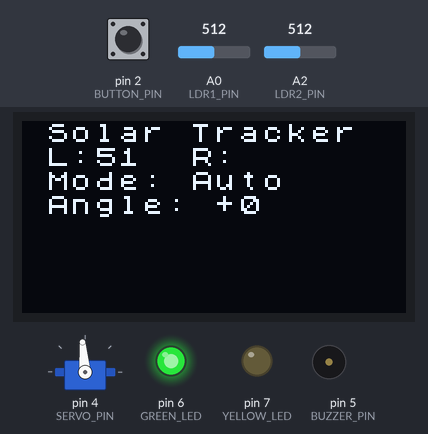
Bench run of a sketch on a simulated Arduino Uno, built with avr-gcc and run on an emulated ATmega328P. Shown: 128×64 one-colour display, servo, output pins drawn as LEDs (lit = HIGH), buzzer (waves = sounding, pin HIGH). The test bench sets the inputs (shaded band); at power-on: A0 (LDR1_PIN) = 512, A2 (LDR2_PIN) = 512, pin 2 (BUTTON_PIN) HIGH. What the sketch prints to the serial monitor is not drawn.

Above: at 2.7 s.
2.8 s: A0 (LDR1_PIN) set to 537
At 3.23 s:
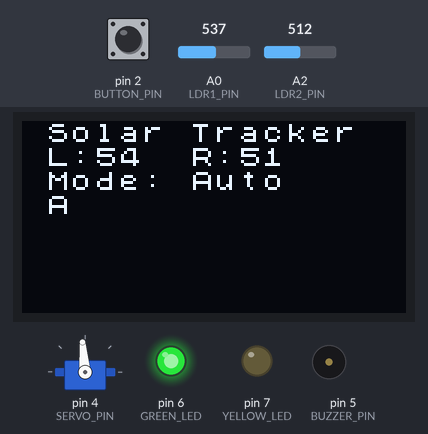
4.5 s: A0 (LDR1_PIN) set to 555
At 5.05 s:
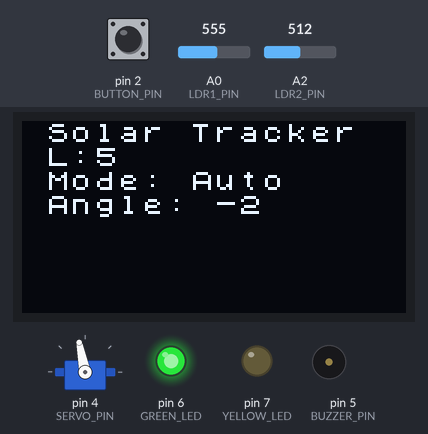
7.3 s: A2 (LDR2_PIN) set to 536
At 8.08 s:
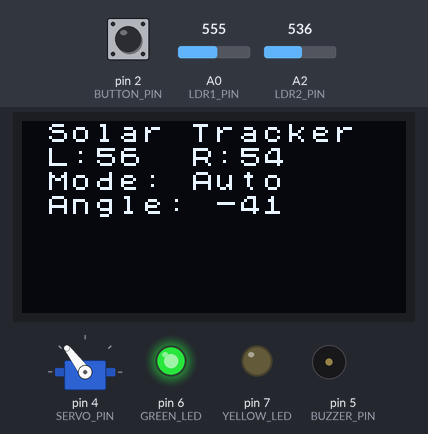
9.4 s: pin 2 (BUTTON_PIN) pulled LOW for 0.2 s
At 9.71 s:
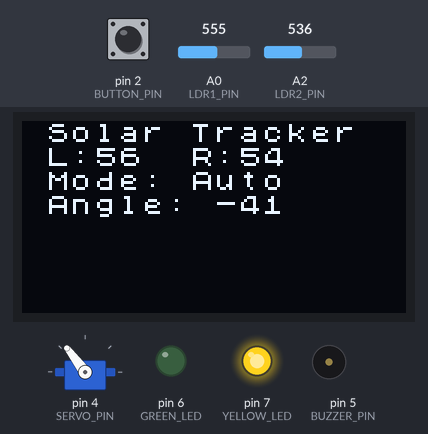
Timing chart, 0 to 12.4 s (numbered marks = the images above; inputs shaded):
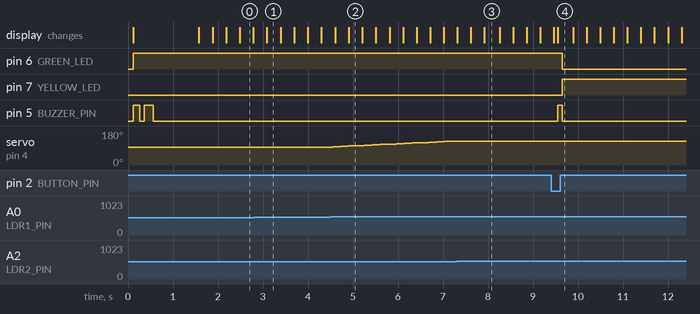

Measured:
- the behaviour switches between 544 and 545 on A0 (LDR1_PIN) (found by bisection; images 1 and 2)
- the behaviour switches between 526 and 527 on A2 (LDR2_PIN) (found by bisection; images 2 and 3)
- after the input at 4.5 s, servo on pin 4 (SERVO_PIN): moves from 95° to 127° over 2.7 s, starting after 0.05 s
- after the input at 7.3 s, servo on pin 4 (SERVO_PIN): stays 127° (without the input it goes to 129° after 0.10 s)
- after the input at 9.4 s, pin 6 (GREEN_LED): HIGH → LOW after 0.25 s; pin 7 (YELLOW_LED): LOW → HIGH after 0.25 s; pin 5 (BUZZER_PIN): LOW → HIGH after 0.15 s, → LOW 0.10 s later

The sketch:

Mini_project_solar_tracker_system.ino
```cpp
#include <Wire.h>
#include <U8x8lib.h>
#include <Servo.h>
#include <IRremote.h>

U8X8_SSD1306_128X64_NONAME_HW_I2C oled(/* reset=*/ U8X8_PIN_NONE);

Servo solarServo;

// === Pin Definitions ===
#define SERVO_PIN     4
#define LDR1_PIN      A0
#define LDR2_PIN      A2
#define BUTTON_PIN    2
#define GREEN_LED     6
#define YELLOW_LED    7
#define IR_PIN        3
#define BUZZER_PIN    5

#define IR_LEFT   0xF40B0707
#define IR_RIGHT  0xF8070707

const int PHYS_MIN = 25;
const int PHYS_MAX = 165;
const int PHYS_MID = 95;
const int DISP_MIN = -90;
const int DISP_MAX = 90;

//const float Kp = 1.2;
//const float Ki = 0.08;
//const float Kd = 0.5;

const float Kp = 10;
const float Ki = 0.08;
const float Kd = 0.5;


int currentPulse = PHYS_MID;
bool autoMode = true;
bool lastButtonState = HIGH;
unsigned long lastDebounceTime = 0;
const unsigned long debounceDelay = 200;
float error = 0, lastError = 0, integral = 0, derivative = 0;
unsigned long lastTime = 0;

void setup() {
  Serial.begin(115200);
  Wire.begin();
  oled.begin();
  oled.setFont(u8x8_font_chroma48medium8_r);
  oled.clearDisplay();
  oled.drawString(0, 0, " Solar Tracker");

  pinMode(BUTTON_PIN, INPUT_PULLUP);
  pinMode(GREEN_LED, OUTPUT);
  pinMode(YELLOW_LED, OUTPUT);
  pinMode(BUZZER_PIN, OUTPUT);
  digitalWrite(BUZZER_PIN, LOW);
  digitalWrite(GREEN_LED, HIGH);
  digitalWrite(YELLOW_LED, LOW);

  IrReceiver.begin(IR_PIN, ENABLE_LED_FEEDBACK);
  solarServo.attach(SERVO_PIN);
  solarServo.write(PHYS_MID);

  playStartupBeep();
  delay(1000);
}

void loop() {
  static unsigned long lastSendTime = 0;
  const unsigned long sendInterval = 20;

  handleModeToggle();
  digitalWrite(GREEN_LED, autoMode);
  digitalWrite(YELLOW_LED, !autoMode);

  int ldr1 = readLDRPercent(LDR1_PIN);
  int ldr2 = readLDRPercent(LDR2_PIN);
  float pidOutput = 0;
  float currentAngle = pulseToAngle(currentPulse);

  if (autoMode) {
    unsigned long now = millis();
    float dt = (now - lastTime) / 1000.0;
    lastTime = now;

    error = ldr1 - ldr2;
    integral += error * dt;
    integral = constrain(integral, -100, 100);
    derivative = (error - lastError) / dt;
    pidOutput = Kp * error + Ki * integral + Kd * derivative;
    lastError = error;

    if (abs(error) > 3) {
      currentPulse += constrain(pidOutput, -2, 2);
      currentPulse = constrain(currentPulse, PHYS_MIN, PHYS_MAX);
      solarServo.write(currentPulse);
    }
  } else {
    if (IrReceiver.decode()) {
      uint32_t code = IrReceiver.decodedIRData.decodedRawData;
      if (code == IR_LEFT) currentPulse -= 5;
      else if (code == IR_RIGHT) currentPulse += 5;
      currentPulse = constrain(currentPulse, PHYS_MIN, PHYS_MAX);
      solarServo.write(currentPulse);
      IrReceiver.resume();
    }
  }

  updateOLED(ldr1, ldr2, currentAngle);

  if (millis() - lastSendTime >= sendInterval) {
    Serial.print(millis()); Serial.print(",");
    Serial.print(ldr1); Serial.print(",");
    Serial.print(ldr2); Serial.print(",");
    Serial.print(currentAngle, 1); Serial.print(",");
    Serial.print(pidOutput, 2); Serial.print(",");
    Serial.println(autoMode ? '1' : '0');
    lastSendTime = millis();
  }
}

void handleModeToggle() {
  bool reading = digitalRead(BUTTON_PIN);
  if (reading == LOW && lastButtonState == HIGH &&
      (millis() - lastDebounceTime > debounceDelay)) {
    autoMode = !autoMode;
    lastDebounceTime = millis();
    playToggleBeep();
  }
  lastButtonState = reading;
}

void updateOLED(int ldr1, int ldr2, float angle) {
  oled.clearLine(1); oled.setCursor(0, 1);
  oled.print(" L:"); oled.print(ldr1); oled.print("  R:"); oled.print(ldr2);

  oled.clearLine(2); oled.setCursor(0, 2);
  oled.print(" Mode: "); oled.print(autoMode ? "Auto" : "Manual");

  oled.clearLine(3); oled.setCursor(0, 3);
  oled.print(" Angle: ");
  if (angle >= 0) oled.print("+");
  oled.print(angle, 0);
  oled.print((char)176); // degree symbol
}

int readLDRPercent(int pin) {
  int raw = analogRead(pin);
  return constrain(map(raw, 50, 950, 0, 100), 0, 100);
}

float pulseToAngle(int pulse) {
  return map(pulse, PHYS_MIN, PHYS_MAX, DISP_MAX, DISP_MIN);
}

void playStartupBeep() {
  digitalWrite(BUZZER_PIN, HIGH); delay(150);
  digitalWrite(BUZZER_PIN, LOW);  delay(100);
  digitalWrite(BUZZER_PIN, HIGH); delay(200);
  digitalWrite(BUZZER_PIN, LOW);
}

void playToggleBeep() {
  digitalWrite(BUZZER_PIN, HIGH);
  delay(100);
  digitalWrite(BUZZER_PIN, LOW);
}
```
